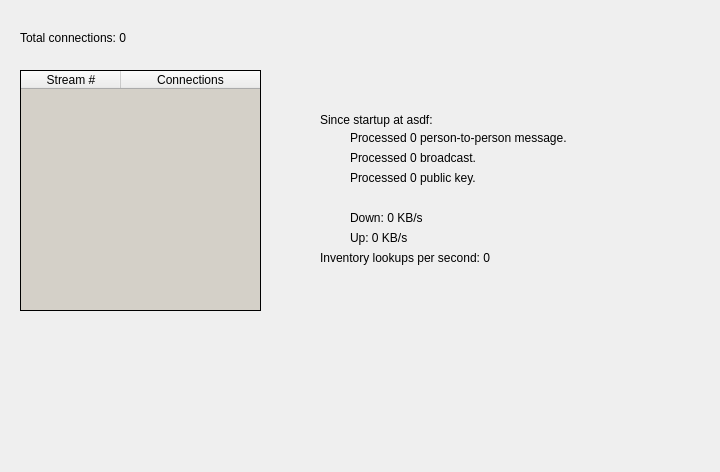
      <widget class="QWidget" name="networkstatus">
       <attribute name="icon">
        <iconset resource="bitmessage_icons.qrc">
         <normaloff>:/newPrefix/images/networkstatus.png</normaloff>:/newPrefix/images/networkstatus.png</iconset>
       </attribute>
       <attribute name="title">
        <string>Network Status</string>
       </attribute>
       <widget class="QPushButton" name="pushButtonStatusIcon">
        <property name="geometry">
         <rect>
          <x>680</x>
          <y>440</y>
          <width>21</width>
          <height>23</height>
         </rect>
        </property>
        <property name="text">
         <string/>
        </property>
        <property name="icon">
         <iconset resource="bitmessage_icons.qrc">
          <normaloff>:/newPrefix/images/redicon.png</normaloff>:/newPrefix/images/redicon.png</iconset>
        </property>
        <property name="flat">
         <bool>true</bool>
        </property>
       </widget>
       <widget class="QTableWidget" name="tableWidgetConnectionCount">
        <property name="geometry">
         <rect>
          <x>20</x>
          <y>70</y>
          <width>241</width>
          <height>241</height>
         </rect>
        </property>
        <property name="palette">
         <palette>
          <active>
           <colorrole role="Base">
            <brush brushstyle="SolidPattern">
             <color alpha="255">
              <red>212</red>
              <green>208</green>
              <blue>200</blue>
             </color>
            </brush>
           </colorrole>
          </active>
          <inactive>
           <colorrole role="Base">
            <brush brushstyle="SolidPattern">
             <color alpha="255">
              <red>212</red>
              <green>208</green>
              <blue>200</blue>
             </color>
            </brush>
           </colorrole>
          </inactive>
          <disabled>
           <colorrole role="Base">
            <brush brushstyle="SolidPattern">
             <color alpha="255">
              <red>212</red>
              <green>208</green>
              <blue>200</blue>
             </color>
            </brush>
           </colorrole>
          </disabled>
         </palette>
        </property>
        <property name="frameShape">
         <enum>QFrame::Box</enum>
        </property>
        <property name="frameShadow">
         <enum>QFrame::Plain</enum>
        </property>
        <property name="showDropIndicator" stdset="0">
         <bool>false</bool>
        </property>
        <property name="alternatingRowColors">
         <bool>true</bool>
        </property>
        <property name="selectionMode">
         <enum>QAbstractItemView::NoSelection</enum>
        </property>
        <attribute name="horizontalHeaderCascadingSectionResizes">
         <bool>true</bool>
        </attribute>
        <attribute name="horizontalHeaderHighlightSections">
         <bool>false</bool>
        </attribute>
        <attribute name="horizontalHeaderStretchLastSection">
         <bool>true</bool>
        </attribute>
        <attribute name="verticalHeaderVisible">
         <bool>false</bool>
        </attribute>
        <column>
         <property name="text">
          <string>Stream #</string>
         </property>
        </column>
        <column>
         <property name="text">
          <string>Connections</string>
         </property>
        </column>
       </widget>
       <widget class="QLabel" name="labelTotalConnections">
        <property name="geometry">
         <rect>
          <x>20</x>
          <y>30</y>
          <width>401</width>
          <height>16</height>
         </rect>
        </property>
        <property name="text">
         <string>Total connections: 0</string>
        </property>
       </widget>
       <widget class="QLabel" name="labelStartupTime">
        <property name="geometry">
         <rect>
          <x>320</x>
          <y>110</y>
          <width>331</width>
          <height>20</height>
         </rect>
        </property>
        <property name="text">
         <string>Since startup at asdf:</string>
        </property>
       </widget>
       <widget class="QLabel" name="labelMessageCount">
        <property name="geometry">
         <rect>
          <x>350</x>
          <y>130</y>
          <width>361</width>
          <height>16</height>
         </rect>
        </property>
        <property name="text">
         <string>Processed 0 person-to-person message.</string>
        </property>
       </widget>
       <widget class="QLabel" name="labelPubkeyCount">
        <property name="geometry">
         <rect>
          <x>350</x>
          <y>170</y>
          <width>331</width>
          <height>16</height>
         </rect>
        </property>
        <property name="text">
         <string>Processed 0 public key.</string>
        </property>
       </widget>
       <widget class="QLabel" name="labelBroadcastCount">
        <property name="geometry">
         <rect>
          <x>350</x>
          <y>150</y>
          <width>351</width>
          <height>16</height>
         </rect>
        </property>
        <property name="text">
         <string>Processed 0 broadcast.</string>
        </property>
       </widget>
       <widget class="QLabel" name="labelLookupsPerSecond">
        <property name="geometry">
         <rect>
          <x>320</x>
          <y>250</y>
          <width>291</width>
          <height>16</height>
         </rect>
        </property>
        <property name="text">
         <string>Inventory lookups per second: 0</string>
        </property>
       </widget>
       <widget class="QLabel" name="labelBytesRecvCount">
        <property name="geometry">
         <rect>
          <x>350</x>
          <y>210</y>
          <width>251</width>
          <height>16</height>
         </rect>
        </property>
        <property name="text">
         <string>Down: 0 KB/s</string>
        </property>
       </widget>
       <widget class="QLabel" name="labelBytesSentCount">
        <property name="geometry">
         <rect>
          <x>350</x>
          <y>230</y>
          <width>251</width>
          <height>16</height>
         </rect>
        </property>
        <property name="text">
         <string>Up: 0 KB/s</string>
        </property>
       </widget>
      </widget>
